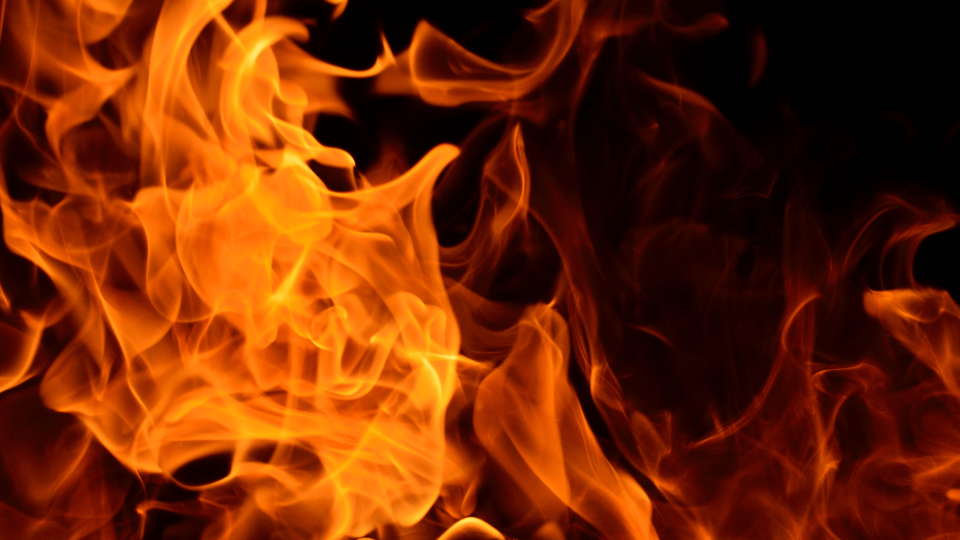
#> input picture fire.png, 1920 x 1080 px (shown at 1/2 size)
$ python heat.py
#> lines starting #> are read from the running program, lines starting #| are printed output that depends on the picture
import cv2 as cv
import numpy as np

img = cv.imread("fire.png")
#> img is the input picture: shape (1080, 1920, 3); mean B, G, R 2.9, 40.5, 115.2

w,h=int(img.shape[1]*0.3),int(img.shape[0]*0.3)
#> w = 576; h = 324

img = cv.resize(img,(w,h),interpolation=cv.INTER_AREA)
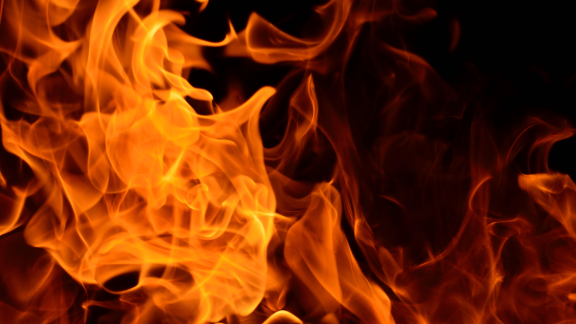
#> img: shape (324, 576, 3); mean B, G, R 2.9, 40.5, 115.2

heat_map = np.zeros((h, w,3), dtype='uint8')


r=120
#bgr


#> (the run stopped early here; a loop or call above may not have finished)
